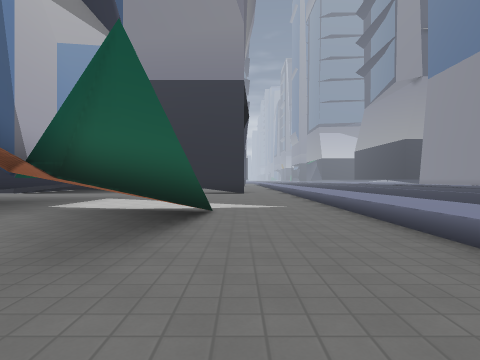
view 1 (above)

24 first-person views from a walk through a level from a Godot 3-D game. The camera is 1.2 m above the floor, looks level and sees 75° across. The floor is counted in squares, 2 m on a side. Each view is taken from the middle of a square. On the plan, view 1 faces up. The plan holds only what a view shows up to about 9 squares ahead; the rest is blank. The place goes on beyond the plan. Characters and animated objects are left out. Some surface patterns are stand-ins.

view 2
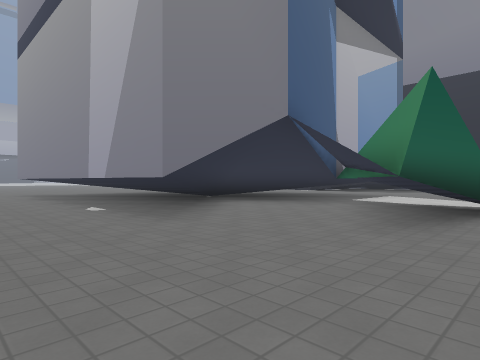

view 3
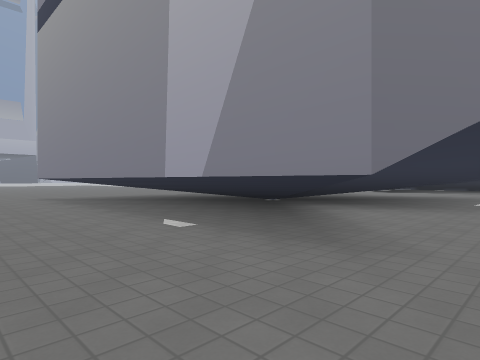

view 4
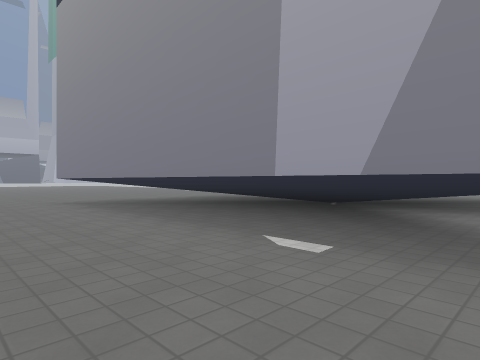

view 5
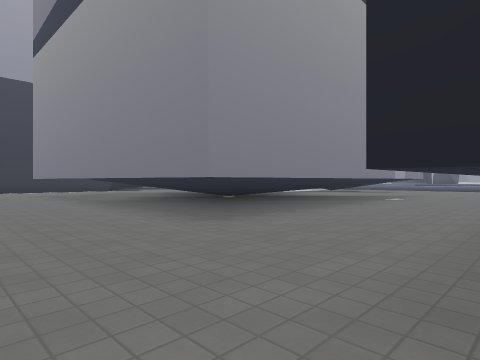

view 6
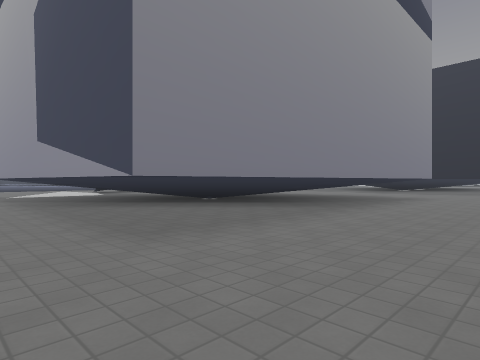

view 7
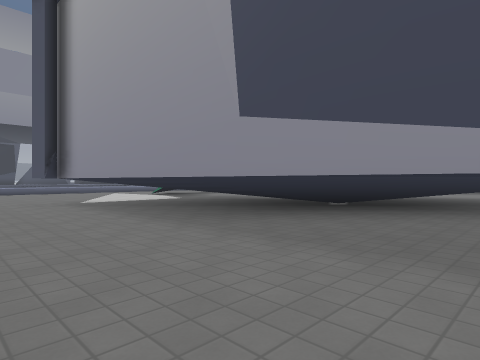

view 8
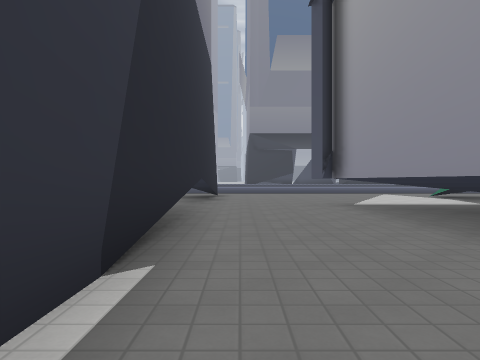

view 9
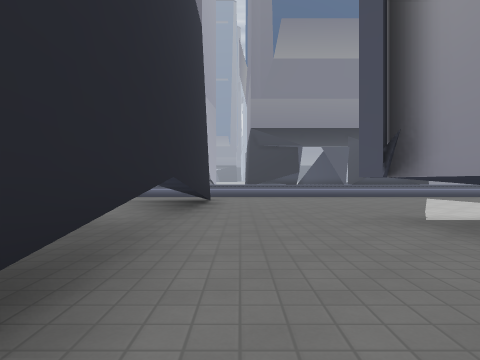

view 10
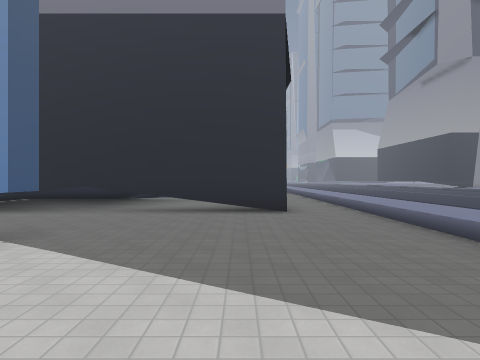

view 11
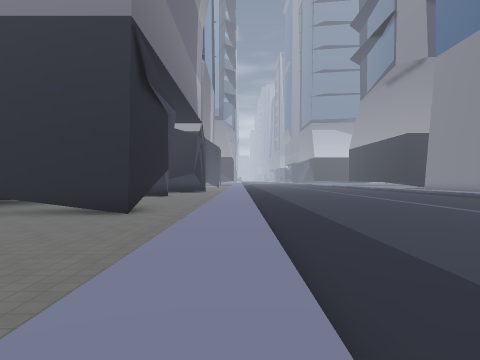

view 12
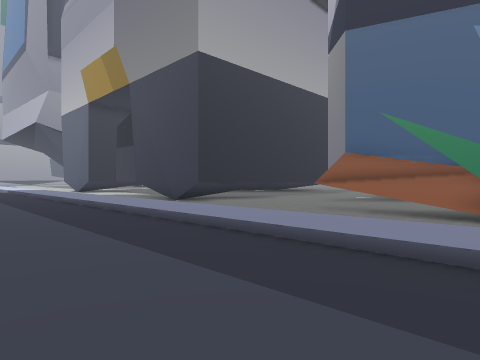

view 13
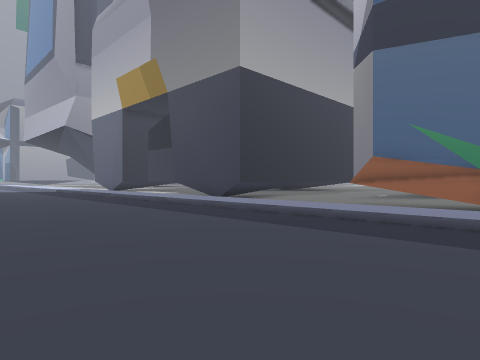

view 14
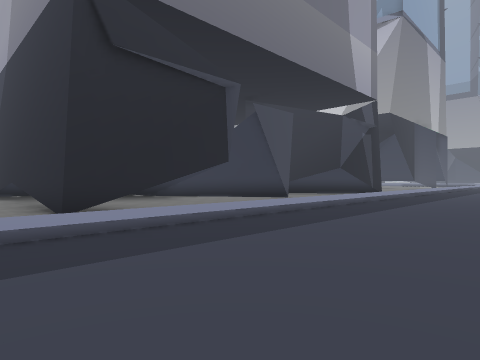

view 15
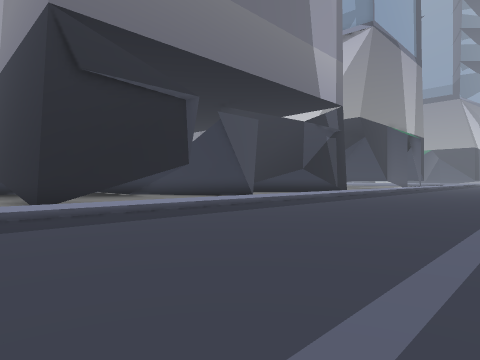

view 16
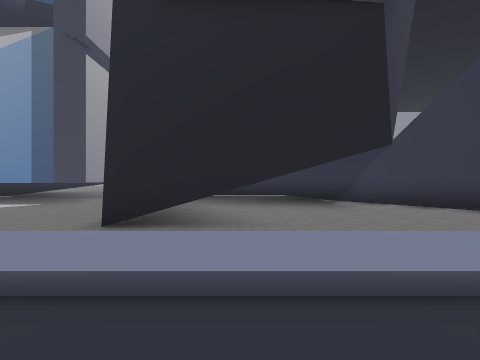

view 17
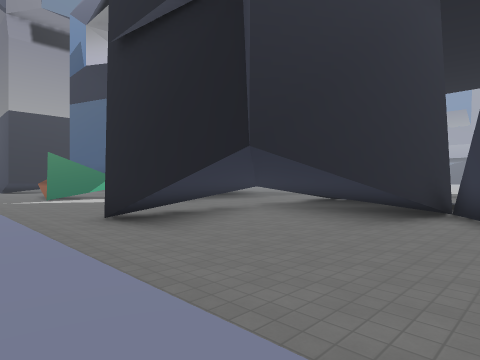

view 18
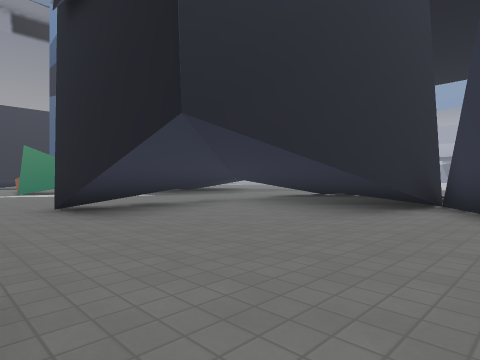

view 19
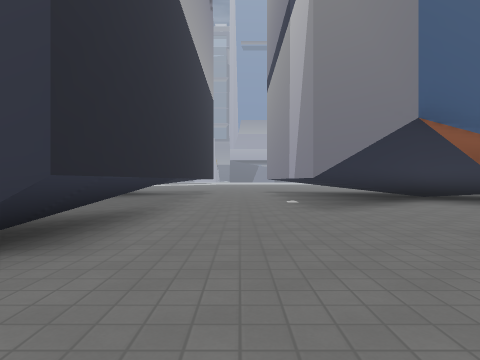

view 20
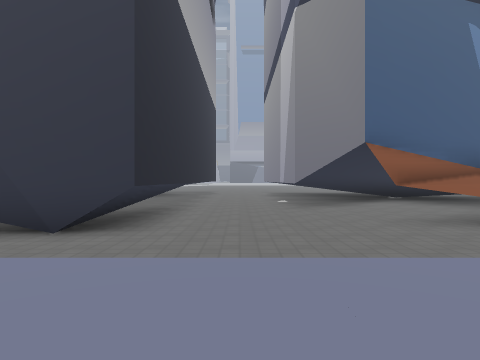

view 21
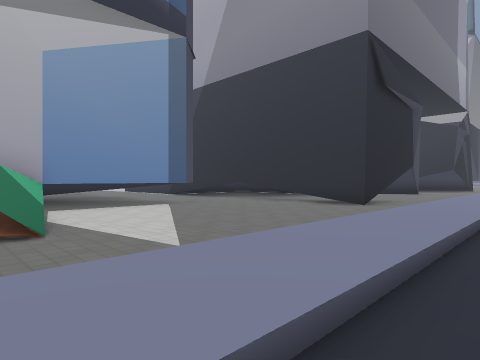

view 22
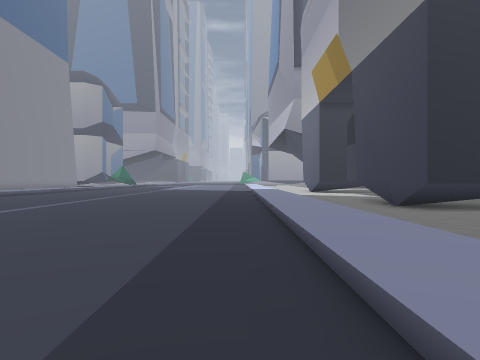

view 23
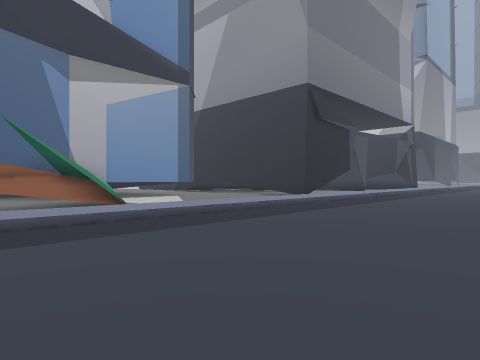

view 24
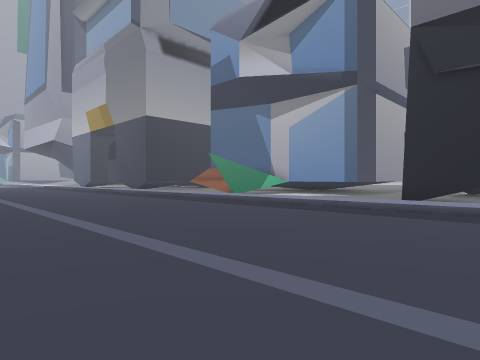

### Floor plan
Key: @ floor where view 1 was taken; # wall or solid block; x gap in a wall; . main floor; : floor 0.25 m higher than the main floor; + floor 0.5 m higher than the main floor; / step, stairs or slope; = window, fence, low wall or low ledge; ^ raised ledge; v drop or lower ground; B building.
Columns run from 17 left of view 1 to 10 right of it. Each row starts with its distance up from view 1.
 21              ###.../+:::::
 20             ##...../+:::::
 19           .x##...../+:::::
 18           ..^##..../+:::::
 17            = ##..../+:::::::
 16             ##..##./+:::::::
 15            #######./+:::::::
 14       ####^#######./+:::::::
 13     .............../+:::::::
 12 .................../+::::::
 11 ............B....../+::::::
 10 ...BBBBBBBBBBB...../+::::::
  9 ...BBBBBBBBBBB...../+::::::
  8 ...B BBBBBBBBB...../+::::::
  7  ..BBBBB..BBBB...../+::::::
  6  ..BBBB..vvvvB //../+:::::
  5  ..BBBB..BBBBBB /../+:::::
  4  ..BBBB..BBB..BBB../+:::::
  3  ..BBBBBBBBB...BB../+:::::
  2  ..BBBBBBBBBB...B../+:::::
  1 ...BBBBBBBBBBB...../+::::
  0 .................@./+:::::
 -1 .................../+::::::
 -2 .................../+::::::
 -3 .#        #######../+:::::::
 -4                 =#./+:::::::

Positions as (right, up) in squares from view 1, and headings:
1: (0, 0), facing up
2: (0, -2), facing up-left
3: (-3, -2), facing up-left
4: (-5, -2), facing up-left
5: (-17, -3), facing up-right
6: (-17, 12), facing down-right
7: (-13, 13), facing down-right
8: (-12, 13), facing right
9: (-9, 13), facing right
10: (-1, 6), facing up
11: (3, 6), facing up
12: (6, 6), facing down-left
13: (8, 6), facing down-left
14: (7, 12), facing up-left
15: (9, 12), facing up-left
16: (5, 16), facing left
17: (3, 21), facing down-left
18: (2, 21), facing down-left
19: (2, -1), facing left
20: (4, -1), facing left
21: (4, 5), facing up-left
22: (4, 5), facing down
23: (8, 2), facing up-left
24: (10, 17), facing down-left
